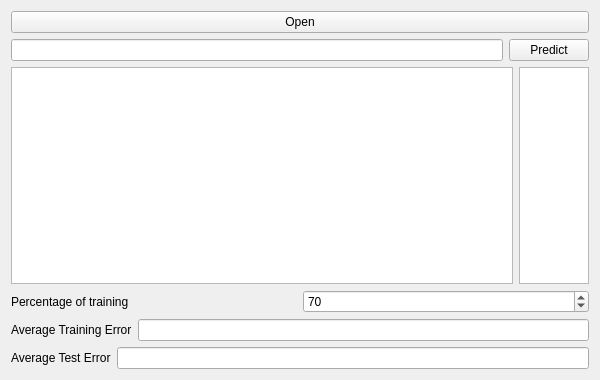
<?xml version="1.0" encoding="UTF-8"?>
<ui version="4.0">
 <class>Presenter</class>
 <widget class="QWidget" name="Presenter">
  <property name="geometry">
   <rect>
    <x>0</x>
    <y>0</y>
    <width>600</width>
    <height>380</height>
   </rect>
  </property>
  <property name="windowTitle">
   <string>Form</string>
  </property>
  <layout class="QVBoxLayout" name="verticalLayout_2">
   <item>
    <widget class="QPushButton" name="buttonOpen">
     <property name="text">
      <string>Open</string>
     </property>
    </widget>
   </item>
   <item>
    <layout class="QHBoxLayout" name="horizontalLayout_2">
     <item>
      <widget class="QLineEdit" name="editCompanyName">
       <property name="readOnly">
        <bool>true</bool>
       </property>
      </widget>
     </item>
     <item>
      <widget class="QPushButton" name="buttonPredict">
       <property name="text">
        <string>Predict</string>
       </property>
      </widget>
     </item>
    </layout>
   </item>
   <item>
    <layout class="QHBoxLayout" name="horizontalLayout_5" stretch="10,1">
     <item>
      <widget class="QTableWidget" name="tableData"/>
     </item>
     <item>
      <widget class="QTableWidget" name="tableResult"/>
     </item>
    </layout>
   </item>
   <item>
    <layout class="QVBoxLayout" name="verticalLayout">
     <item>
      <layout class="QHBoxLayout" name="horizontalLayout">
       <item>
        <widget class="QLabel" name="label">
         <property name="text">
          <string>Percentage of training</string>
         </property>
        </widget>
       </item>
       <item>
        <widget class="QSpinBox" name="spinPercentage">
         <property name="minimum">
          <number>1</number>
         </property>
         <property name="maximum">
          <number>100</number>
         </property>
         <property name="singleStep">
          <number>5</number>
         </property>
         <property name="value">
          <number>70</number>
         </property>
        </widget>
       </item>
      </layout>
     </item>
     <item>
      <layout class="QHBoxLayout" name="horizontalLayout_3">
       <item>
        <widget class="QLabel" name="label_2">
         <property name="text">
          <string>Average Training Error</string>
         </property>
        </widget>
       </item>
       <item>
        <widget class="QLineEdit" name="lineEdit">
         <property name="readOnly">
          <bool>true</bool>
         </property>
        </widget>
       </item>
      </layout>
     </item>
     <item>
      <layout class="QHBoxLayout" name="horizontalLayout_4">
       <item>
        <widget class="QLabel" name="label_3">
         <property name="text">
          <string>Average Test Error</string>
         </property>
        </widget>
       </item>
       <item>
        <widget class="QLineEdit" name="lineEdit_2">
         <property name="readOnly">
          <bool>true</bool>
         </property>
        </widget>
       </item>
      </layout>
     </item>
    </layout>
   </item>
  </layout>
 </widget>
 <resources/>
 <connections/>
</ui>
